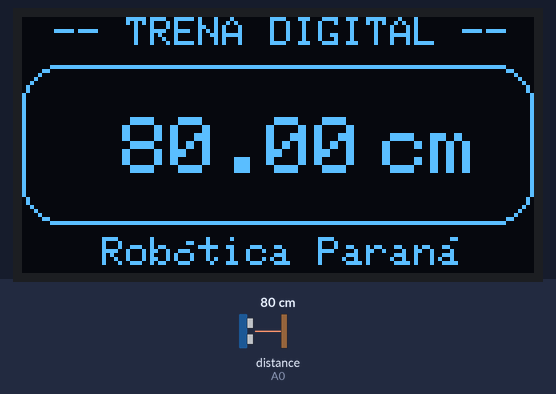
A sketch run on a simulated Arduino Uno, built with avr-gcc and run on an emulated ATmega328P. Shown: 128×64 one-colour display. The inputs (shaded band) are chosen by the test bench; at power-on: distance to the obstacle (sensor on A0) 80 cm. The echo pulse lasts 58.3 µs per cm.

Above: at 1.2 s.
1.3 s: distance to the obstacle (sensor on A0) set to 97 cm
At 2.3 s:
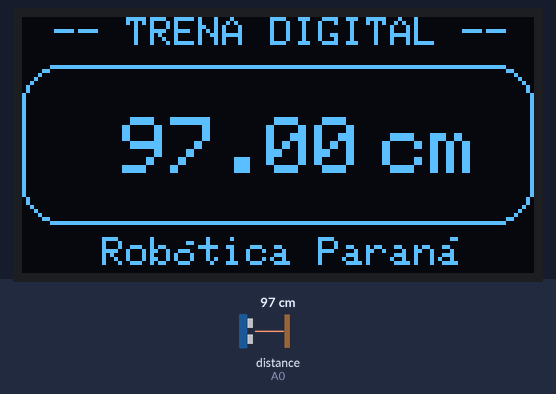
2.9 s: distance to the obstacle (sensor on A0) set to 104 cm
At 3.4 s:
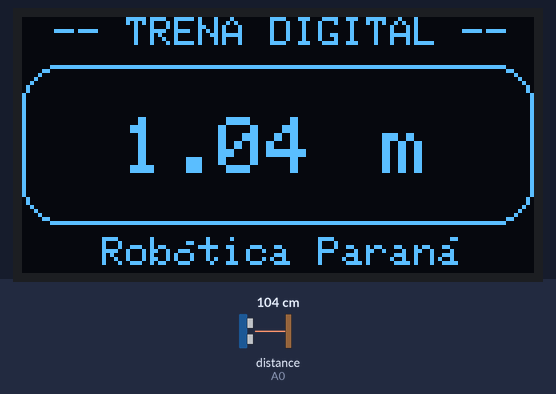
4.4 s: distance to the obstacle (sensor on A0) set to 2 cm
At 5.4 s:
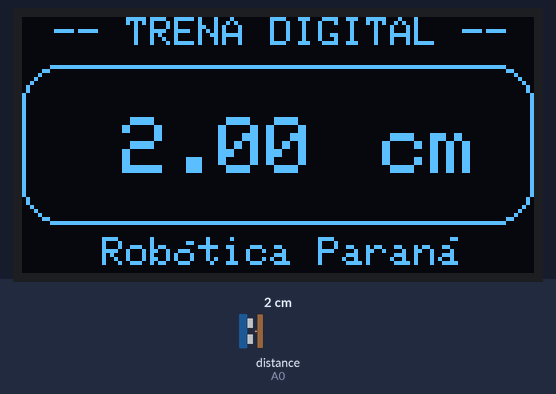
Timing chart, 0 to 7.4 s (numbered marks = the images above; inputs shaded):
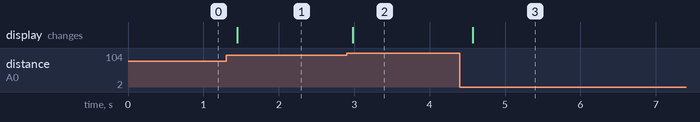

Measured:
- the behaviour switches between 99 and 100 cm on distance to the obstacle (sensor on A0) (found by bisection; images 1 and 2)
- after the input at 1.3 s, the display: changes after 0.15 s (image 1)
- after the input at 2.9 s, the display: changes after 0.08 s (image 2)
- after the input at 4.4 s, the display: changes after 0.17 s (image 3)

The sketch:

digital_measuring_tape.ino
```cpp
/* Inclui as bibliotecas para o controle do display */
#include <Adafruit_SSD1306.h>
#include <Adafruit_GFX.h>
#include <Ultrasonic.h>

Adafruit_SSD1306 display(128, 64, &Wire); /* Cria o objeto de controle para o display OLED.  */

/* Define os pinos do sensor ultrassônico.   */
#define pino_trigger A1
#define pino_echo A0

Ultrasonic ultrasonic(pino_trigger, pino_echo); /* Cria o objeto de controle para o untrassônico.  */

float medida; //variavel que armazena a medida

////////////////////////////////CONFIGURAÇÕES////////////////////////////////////////////////

void setup() {
  /* Inicia o display OLED, através de seu endereço físico 0X3C.   */
display.begin(SSD1306_SWITCHCAPVCC, 0X3C);
}

//////////////////////////////////FUNÇÃO PRINCIPAL/////////////////////////////////////////////
void loop() {

medida = ultrasonic.read(); /* Faz a leitura da distância e armazena na variável medida. */

estrutura();
mostrarCM();

if (medida >= 100){ /* Se maior que 100 ele repete toda a estrutura mas o valor é dividido por 100 e a unidade de medida é metro                */
estrutura();
mostrarM();
}

display.display(); /* Atualiza as informações do display.           */
delay(100); /* Pequeno atraso para a leitura da medida.      */
}

///////////////////////////////////FUNÇÃO///IMAGENS DE ENFEITE///////////////////////////////////////////////////////////////////////

void estrutura(){ //estrutura com circulo e escritas

display.clearDisplay(); /* Limpa o Display  */

display.setCursor(8, 0); /* Posiciona o cursor na coordenada informada.   */
display.setTextSize(1);  /* Define o tamanho da fonte: 1                */
display.setTextColor(WHITE); /* Define a cor da fonte: Claro (WHITE) - Escuro (BLACK).*/
display.print("-- TRENA DIGITAL --"); /* Imprime a palavra -- TRENA DIGITAL --.        */

/* Desenha um retângulo sem preenchimento, com origem na coordenada*/ /* (0, 12), com dimensões 128x40 pixels, raios dos cantos arredondados */
/* 10 pixels na cor clara. */
display.drawRoundRect(0, 12, 128, 40, 10, WHITE);


display.setCursor(20, 55); /* Posiciona o cursor na coordenada informada.   */
display.print("Rob"); /* Imprime a palavra Rob.                        */
display.write(162);  /* Imprime a letra ó.                            */
display.print("tica Paran"); /* Imprime a palavra tica.                       */
display.write(160); /* Imprime a letra á.                            */

}

//////////////////////////////////////FUNÇÃO//QUE///MOSTRA///EM///CENTIMETROS///////////////////////////////////////////////////////////////////////

void mostrarCM(){
display.setTextSize(2);  /* Define o tamanho da fonte: 2.                 */
display.setCursor(25, 25);  /* Posiciona o cursor na coordenada informada. */
display.print(medida); /* Imprime a medida.                           */
display.setCursor(90, 25); /* Posiciona o cursor na coordenada informada. */
display.print("cm");  /* Imprime a unidade de medida.                */
}

////////////////////////////////////FUNÇÃO//QUE///MOSTRA///EM///METROS///////////////////////////////////////////////////////////////////////

void mostrarM(){
display.setTextSize(2); /* Define o tamanho da fonte: 2.                 */
display.setCursor(25, 25);  /* Posiciona o cursor na coordenada informada. */
display.print(medida/100); /* Imprime a medida formatando em metro.                           */
display.setCursor(90, 25); /* Posiciona o cursor na coordenada informada. */
display.print("m");  /* Imprime a unidade de medida.                */
}
```
